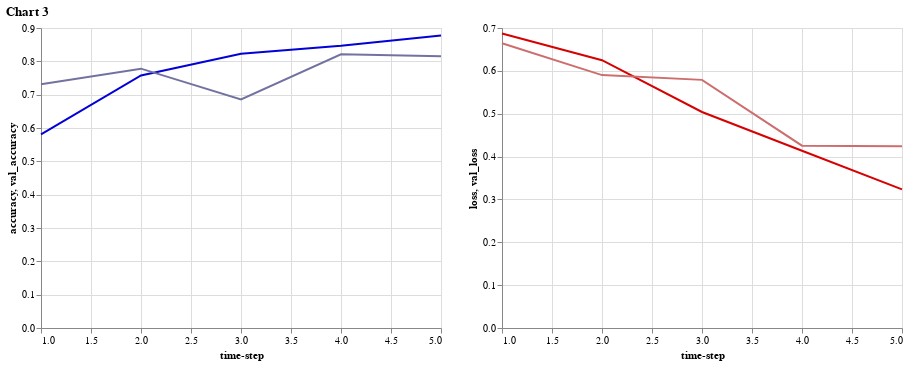

Notebook source saved alongside this figure:
### Markdown cell above
We obtained a **training accuracy of ~88%** and **validation accuracy of ~81%** (note that different runs may slightly change the results). The left-pane in **Chart 3** shows the training and validation curves for accuracy, whereas the right-pane shows the same for the loss. It is clear that the network overfitting the data by the 3rd epoch. This is expected as our architecture is shallow, the training set relatively small, and no regularization method was used.

### Code cell
loss = history.history['loss']
val_loss = history.history['val_loss']
accuracy = history.history['acc']
val_acc = history.history['val_acc']

df = pd.DataFrame({"accuracy":accuracy,
                   "val_accuracy": val_acc,
                   "loss":loss,
                   "val_loss": val_loss,
                   "time-step": np.arange(1, len(accuracy)+1)})

accu = alt.Chart(df).mark_line(color="#0202d6").encode(x="time-step", y="accuracy")
val_accu = alt.Chart(df).mark_line(color="#7272a1").encode(x="time-step", y="val_accuracy")

loss = alt.Chart(df).mark_line(color="#d60202").encode(x="time-step", y="loss")
val_loss = alt.Chart(df).mark_line(color="#cc6e6e").encode(x="time-step", y="val_loss")

((accu  + val_accu)|(loss + val_loss)).properties(title='Chart 3')

### Figure 1 — Vega-Lite specification as saved in the notebook (floating-point values rounded to 4 significant figures)
{"config": {"view": {"continuousWidth": 400, "continuousHeight": 300}}, "hconcat": [{"layer": [{"mark": {"type": "line", "color": "#0202d6"}, "encoding": {"x": {"type": "quantitative", "field": "time-step"}, "y": {"type": "quantitative", "field": "accuracy"}}}, {"mark": {"type": "line", "color": "#7272a1"}, "encoding": {"x": {"type": "quantitative", "field": "time-step"}, "y": {"type": "quantitative", "field": "val_accuracy"}}}]}, {"layer": [{"mark": {"type": "line", "color": "#d60202"}, "encoding": {"x": {"type": "quantitative", "field": "time-step"}, "y": {"type": "quantitative", "field": "loss"}}}, {"mark": {"type": "line", "color": "#cc6e6e"}, "encoding": {"x": {"type": "quantitative", "field": "time-step"}, "y": {"type": "quantitative", "field": "val_loss"}}}]}], "data": {"name": "data-9587a6adfd99e4fe616912ad0f7d25cb"}, "title": "Chart 3", "$schema": "https://vega.github.io/schema/vega-lite/v4.0.2.json", "datasets": {"data-9587a6adfd99e4fe616912ad0f7d25cb": [{"accuracy": 0.581, "val_accuracy": 0.731, "loss": 0.6872, "val_loss": 0.6643, "time-step": 1}, {"accuracy": 0.7577, "val_accuracy": 0.778, "loss": 0.6248, "val_loss": 0.5901, "time-step": 2}, {"accuracy": 0.823, "val_accuracy": 0.686, "loss": 0.5041, "val_loss": 0.579, "time-step": 3}, {"accuracy": 0.8468, "val_accuracy": 0.821, "loss": 0.4135, "val_loss": 0.4255, "time-step": 4}, {"accuracy": 0.8777, "val_accuracy": 0.815, "loss": 0.3234, "val_loss": 0.4244, "time-step": 5}]}}
